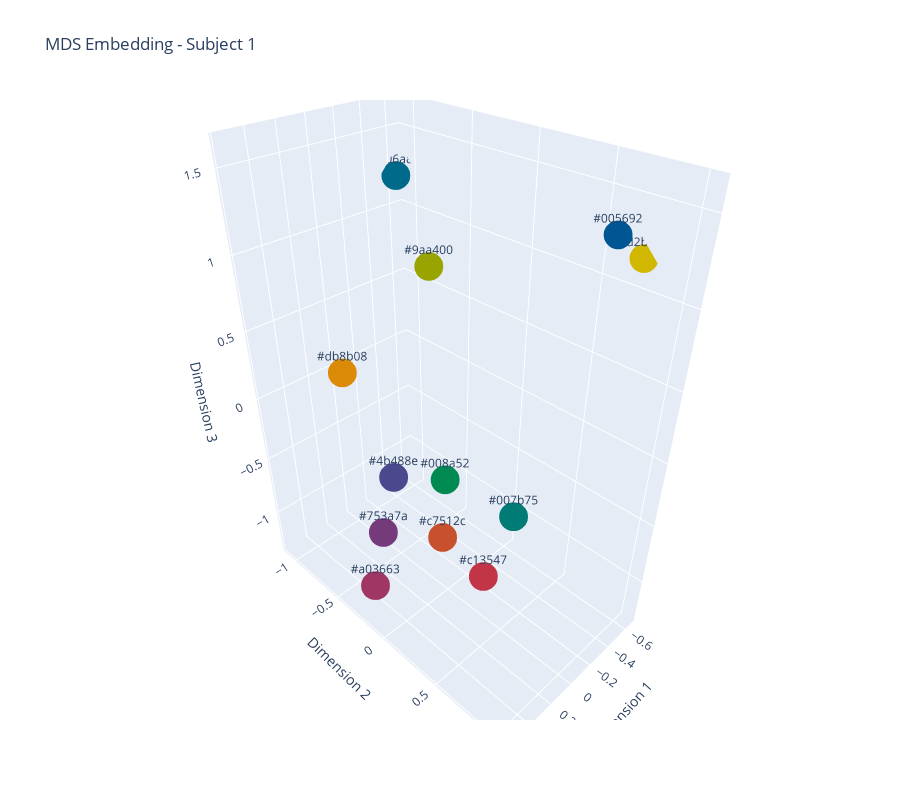
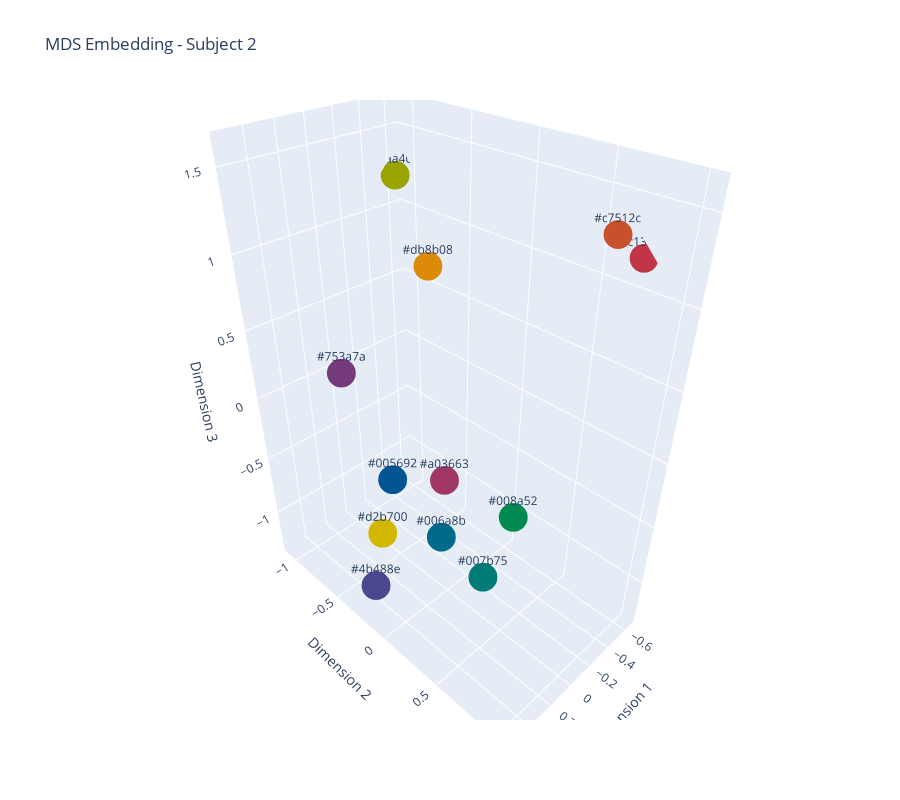

Source (notebook cell) for these figures, in order:
### Code cell
embeddings = []
for RDM in [value_mapped_sym_1, value_mapped_sym_2]:
    mds = MDS(n_components=3, dissimilarity='precomputed', random_state=5)
    embedding = mds.fit_transform(RDM)
    embeddings.append(embedding)

embeddings_y = embeddings[1]
# barycentric projection of embedding2 to the space of embedding1
projected_embeddings_x = OT_plan_sym @ embeddings_y * len(OT_plan_sym)

plot_3D_embeddings(
    embeddings=[embeddings_y, projected_embeddings_x],
    titles=['Subject 1', 'Subject 2'],
    overlay=False,
    color_labels=unique_colours)

### Figure 1 — Plotly figure (JSON) as saved in the notebook; plotly's stock layout.template omitted (floating-point values rounded to 4 significant figures)
{"data": [{"marker": {"color": ["#d2b700", "#db8b08", "#c7512c", "#c13547", "#a03663", "#753a7a", "#4b488e", "#005692", "#006a8b", "#007b75", "#008a52", "#9aa400"], "size": 10}, "mode": "markers+text", "text": ["#d2b700", "#db8b08", "#c7512c", "#c13547", "#a03663", "#753a7a", "#4b488e", "#005692", "#006a8b", "#007b75", "#008a52", "#9aa400"], "textposition": "top center", "type": "scatter3d", "x": [-0.665, 0.4263, 0.03697, -0.2039, 0.573, 0.1635, 0.1273, 0.05776, -0.6037, -0.3482, -0.01745, 0.4536], "y": [0.756, -0.4327, -0.01642, 0.1493, -0.09128, -0.4949, -0.3882, 1.033, -1.082, 0.2725, -0.04455, 0.3391], "z": [1.181, 0.4456, -0.8545, -1.296, -0.9634, -1.053, -0.4948, 1.595, 1.202, -0.7288, -0.3953, 1.362]}], "layout": {"height": 800, "plot_bgcolor": "white", "scene": {"xaxis": {"title": {"text": "Dimension 1"}}, "yaxis": {"title": {"text": "Dimension 2"}}, "zaxis": {"title": {"text": "Dimension 3"}}}, "title": {"text": "MDS Embedding - Subject 1"}}}

### Figure 2 — Plotly figure (JSON) as saved in the notebook; plotly's stock layout.template omitted (floating-point values rounded to 4 significant figures)
{"data": [{"marker": {"color": ["#d2b700", "#db8b08", "#c7512c", "#c13547", "#a03663", "#753a7a", "#4b488e", "#005692", "#006a8b", "#007b75", "#008a52", "#9aa400"], "size": 10}, "mode": "markers+text", "text": ["#d2b700", "#db8b08", "#c7512c", "#c13547", "#a03663", "#753a7a", "#4b488e", "#005692", "#006a8b", "#007b75", "#008a52", "#9aa400"], "textposition": "top center", "type": "scatter3d", "x": [0.1642, 0.4536, 0.05794, -0.665, -0.01717, 0.4263, 0.563, 0.1345, 0.03819, -0.2038, -0.3482, -0.6037], "y": [-0.4938, 0.3391, 1.033, 0.756, -0.04517, -0.4327, -0.08998, -0.3833, -0.02251, 0.149, 0.2725, -1.082], "z": [-1.053, 1.362, 1.595, 1.181, -0.3956, 0.4456, -0.9613, -0.5026, -0.8486, -1.295, -0.7288, 1.202]}], "layout": {"height": 800, "plot_bgcolor": "white", "scene": {"xaxis": {"title": {"text": "Dimension 1"}}, "yaxis": {"title": {"text": "Dimension 2"}}, "zaxis": {"title": {"text": "Dimension 3"}}}, "title": {"text": "MDS Embedding - Subject 2"}}}
